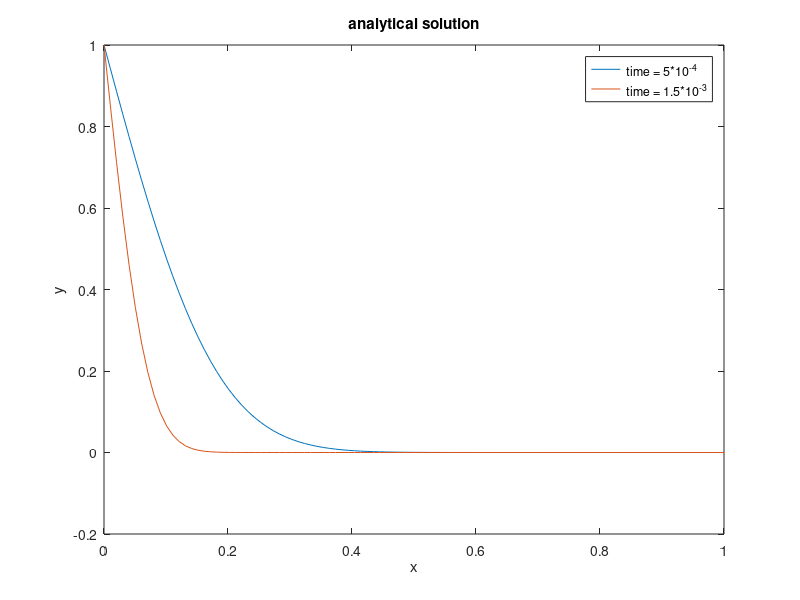

Source code (MATLAB):
L=1.;

%for t=[0,0.001,0.02,0.09,0.2,0.3,1.]
t=0.01;    
x=linspace(0,L,100);
u=x*0;
for n=1:1000
    n=n*1.;
    An=(2./(n*pi))*(-L*(-1)^n+(-1)^n-1);
    sinne=sin(((n*pi)/L)*x);
    expon=exp(-(((n*pi)/L)^2)*t);
    u=u+An*sinne*expon;
end
u=u+((x*0+1)-x);
plot(x,u)

xlabel('x');ylabel('y');title('analytical solution')

hold('on');

t=0.0015;    
x=linspace(0,L,100);
u=x*0;
for n=1:1000
    n=n*1.;
    An=(2./(n*pi))*(-L*(-1)^n+(-1)^n-1);
    sinne=sin(((n*pi)/L)*x);
    expon=exp(-(((n*pi)/L)^2)*t);
    u=u+An*sinne*expon;
end
u=u+((x*0+1)-x);
plot(x,u)
hold('on');

legend('time = 5*10^{-4}','time = 1.5*10^{-3}')
%end
